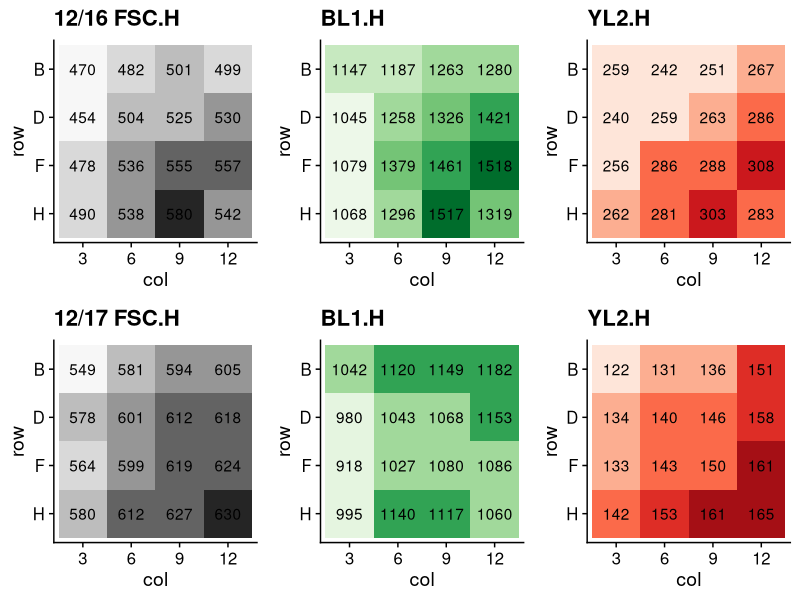
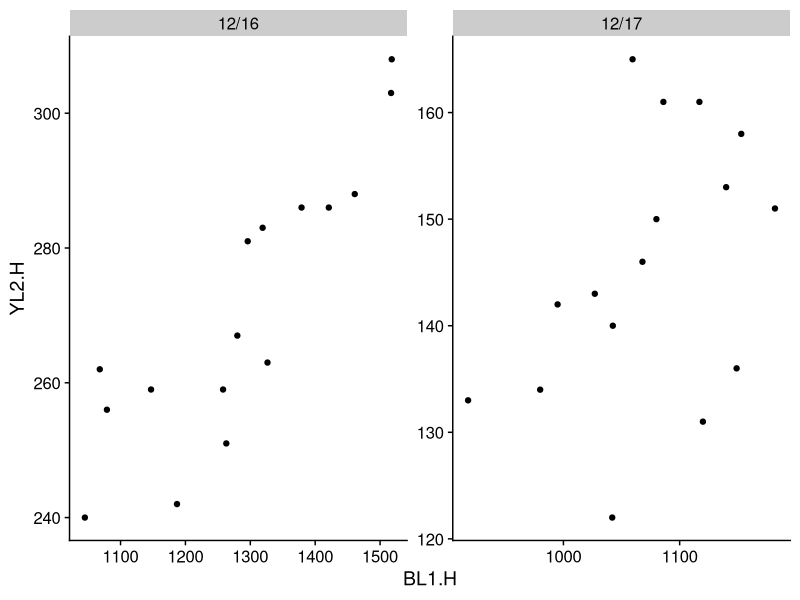
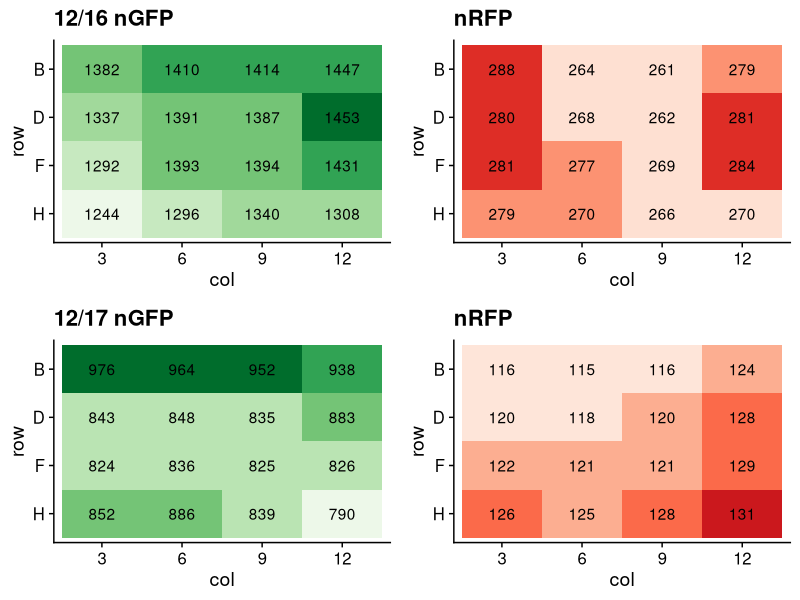
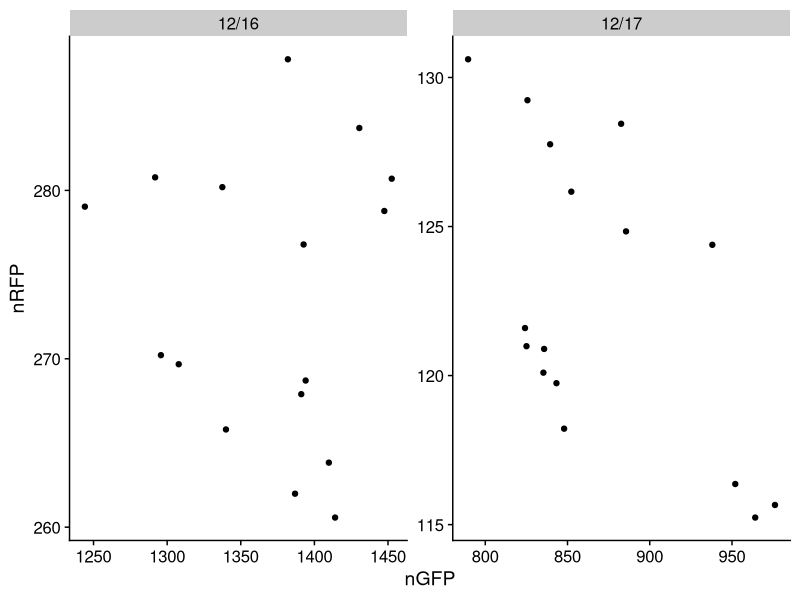
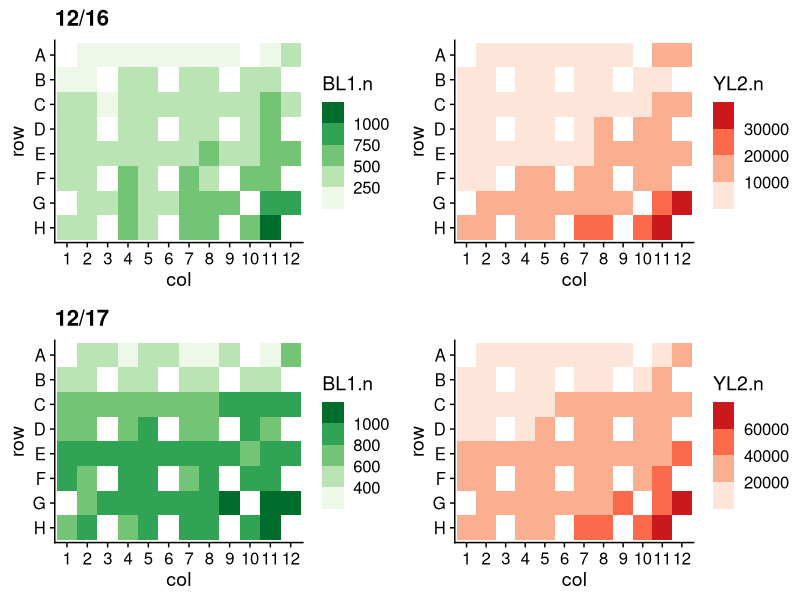
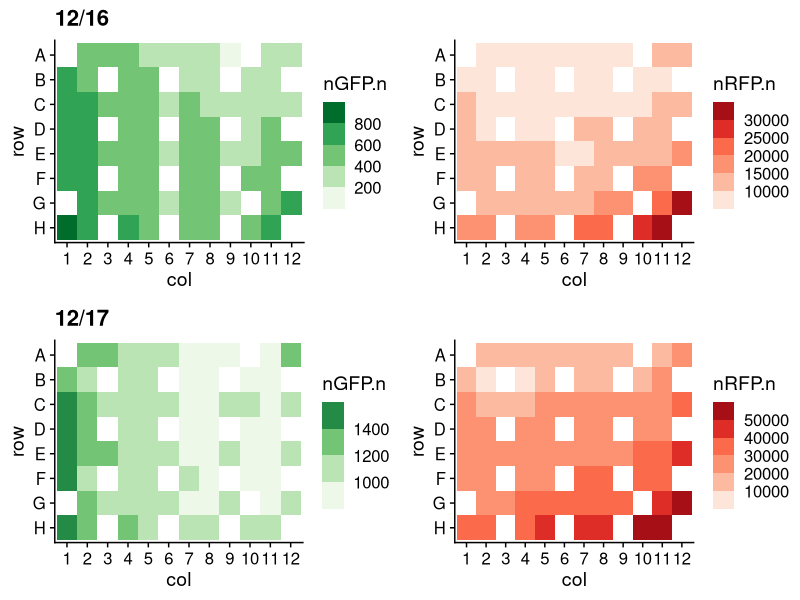

Generate these figures, in order, with R:
## ---- chunk 1
require(tidyverse)
require(cowplot)
## ---- chunk 2
df1 <- read_tsv("20211216-gated-median-out.txt", col_types = cols())
df2 <- read_tsv("20211217-gated-median-out.txt", col_types = cols())
df <- bind_rows(`12/16`=df1, `12/17`=df2, .id = "date") %>% 
  mutate(col = factor(col, levels = 1:12)) %>% 
  filter(sample != "Neg")
## ---- chunk 3
sp <- "yH156"
pFSC <- list(
  geom_tile(aes(fill = FSC.H)),
  scale_y_discrete(limits = rev),
  geom_text(aes(label = round(FSC.H/1000,0))),
  scale_fill_fermenter(palette = "Greys", direction = 1),
  theme_cowplot(),
  theme(legend.position = "none")
)
pGFP <- list(
  geom_tile(aes(fill = BL1.H)),
  geom_text(aes(label =  round(BL1.H,0))),
  scale_y_discrete(limits = rev),
  scale_fill_fermenter(palette = "Greens", direction = 1),
  theme_cowplot(),
  theme(legend.position = "none")
)
pRFP <- list(
  geom_tile(aes(fill = YL2.H)),
  geom_text(aes(label =  round(YL2.H,0))),
  scale_y_discrete(limits = rev),
  scale_fill_fermenter(palette = "Reds", direction = 1),
  theme_cowplot(),
  theme(legend.position = "none")
)
# 12/16
p1 <- df %>%
  filter(sample == sp, date == "12/16") %>% 
  ggplot(aes(x = col, y = row)) + pFSC + ggtitle("12/16 FSC.H")
p2 <- df %>%
  filter(sample == sp, date == "12/16") %>% 
  ggplot(aes(x = col, y = row)) + pGFP + ggtitle("BL1.H")
p3 <- df %>%
  filter(sample == sp, date == "12/16") %>% 
  ggplot(aes(x = col, y = row)) + pRFP + ggtitle("YL2.H")

# 12/17
p4 <- df %>% 
  filter(sample == sp, date == "12/17") %>% 
  ggplot(aes(x = col, y = row)) + pFSC + ggtitle("12/17 FSC.H")
p5 <- df %>% 
  filter(sample == sp, date == "12/17") %>% 
  ggplot(aes(x = col, y = row)) + pGFP + ggtitle("BL1.H")
p6 <- df %>% 
  filter(sample == sp, date == "12/17") %>% 
  ggplot(aes(x = col, y = row)) + pRFP + ggtitle("YL2.H")

# plot
plot_grid(p1,p2,p3,p4,p5,p6,nrow = 2)
## ---- chunk 4
df %>% filter(sample == "yH156") %>% 
  ggplot(aes(x = BL1.H, y = YL2.H)) + geom_point() + facet_wrap(~date, scale = "free") + theme_cowplot()
## ---- chunk 5
sp <- "yH156"
pGFP <- list(
  geom_tile(aes(fill = nGFP)),
  geom_text(aes(label =  round(nGFP,0))),
  scale_y_discrete(limits = rev),
  scale_fill_fermenter(palette = "Greens", direction = 1),
  theme_cowplot(),
  theme(legend.position = "none")
)
pRFP <- list(
  geom_tile(aes(fill = nRFP)),
  geom_text(aes(label =  round(nRFP,0))),
  scale_y_discrete(limits = rev),
  scale_fill_fermenter(palette = "Reds", direction = 1),
  theme_cowplot(),
  theme(legend.position = "none")
)
# 12/16
p1 <- df %>%
  filter(sample == sp, date == "12/16") %>% 
  ggplot(aes(x = col, y = row)) + pGFP + ggtitle("12/16 nGFP")
p2 <- df %>%
  filter(sample == sp, date == "12/16") %>% 
  ggplot(aes(x = col, y = row)) + pRFP + ggtitle("nRFP")

# 12/17
p3 <- df %>% 
  filter(sample == sp, date == "12/17") %>% 
  ggplot(aes(x = col, y = row)) + pGFP + ggtitle("12/17 nGFP")
p4 <- df %>% 
  filter(sample == sp, date == "12/17") %>% 
  ggplot(aes(x = col, y = row)) + pRFP + ggtitle("nRFP")

# plot
plot_grid(p1,p2,p3,p4,nrow = 2)
## ---- chunk 6
df %>% filter(sample == "yH156") %>% 
  ggplot(aes(x = nGFP, y = nRFP)) + geom_point() + facet_wrap(~date, scale = "free") + theme_cowplot()
## ---- chunk 7
df %>% filter(sample == 'yH156') %>% 
  group_by(date) %>% 
  summarize(across(BL1.H:nRFP, ~ sd(.x)/mean(.x)))
## ---- chunk 8
bg <- df %>% 
  filter(sample == "yH156") %>% 
  group_by(date) %>% 
  summarize(across(BL1.H:nRFP, median))

df.n <- df %>% 
  filter(sample == "B18") %>% 
  left_join(bg, by = "date", suffix = c("", ".bg")) %>% # merge the background values into the tibble
  mutate(BL1.n = BL1.H - BL1.H.bg,
         YL2.n = YL2.H - YL2.H.bg,
         nGFP.n = nGFP - nGFP.bg,
         nRFP.n = nRFP - nRFP.bg) %>% 
  select(date:FSC.H, BL1.n:nRFP.n) %>% 
  mutate(across(BL1.n:nRFP.n, ~round(.x,1)))
  #column_to_rownames("date") %>% 
  #as.matrix()
## ---- chunk 9
pGFP <- list(
  geom_tile(aes(fill = BL1.n)),
  scale_y_discrete(limits = rev),
  scale_fill_fermenter(palette = "Greens", direction = 1, na.value = "gray50"),
  theme_cowplot()
)
pRFP <- list(
  geom_tile(aes(fill = YL2.n)),
  scale_y_discrete(limits = rev),
  scale_fill_fermenter(palette = "Reds", direction = 1, na.value = "gray50"),
  theme_cowplot()
)
# 12/16
p1 <- df.n %>%
  filter(date == "12/16") %>% 
  ggplot(aes(x = col, y = row)) + pGFP + ggtitle("12/16")
p2 <- df.n %>%
  filter(date == "12/16") %>% 
  ggplot(aes(x = col, y = row)) + pRFP + ggtitle("")

# 12/17
p3 <- df.n %>% 
  filter(date == "12/17") %>% 
  ggplot(aes(x = col, y = row)) + pGFP + ggtitle("12/17")
p4 <- df.n %>% 
  filter(date == "12/17") %>% 
  ggplot(aes(x = col, y = row)) + pRFP + ggtitle("")

# plot
plot_grid(p1,p2,p3,p4,nrow = 2)
## ---- chunk 10
pGFP <- list(
  geom_tile(aes(fill = nGFP.n)),
  scale_y_discrete(limits = rev),
  scale_fill_fermenter(palette = "Greens", direction = 1, na.value = "gray50"),
  theme_cowplot()
)
pRFP <- list(
  geom_tile(aes(fill = nRFP.n)),
  scale_y_discrete(limits = rev),
  scale_fill_fermenter(palette = "Reds", direction = 1, na.value = "gray50"),
  theme_cowplot()
)
# 12/16
p1 <- df.n %>%
  filter(date == "12/16") %>% 
  ggplot(aes(x = col, y = row)) + pGFP + ggtitle("12/16")
p2 <- df.n %>%
  filter(date == "12/16") %>% 
  ggplot(aes(x = col, y = row)) + pRFP + ggtitle("")

# 12/17
p3 <- df.n %>% 
  filter(date == "12/17") %>% 
  ggplot(aes(x = col, y = row)) + pGFP + ggtitle("12/17")
p4 <- df.n %>% 
  filter(date == "12/17") %>% 
  ggplot(aes(x = col, y = row)) + pRFP + ggtitle("")

# plot
plot_grid(p1,p2,p3,p4,nrow = 2)
